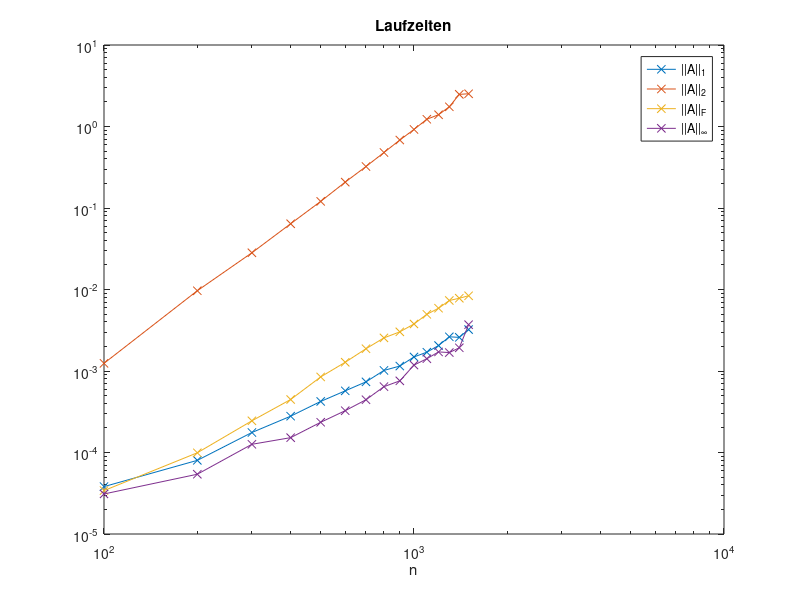

The MATLAB source for this figure:
v = 100:100:1500;
n = length(v);

tSpek = ones(n,1) * inf;
tFrob = ones(n,1) * inf;
tZeilen = ones(n,1) * inf;
tSpalten = ones(n,1) * inf;

for k=1:n
	A = randn( v(k) );
	
	%spektralnorm ||A||_1
	tic
		norm(A,2);
	tSpek(k,1) = toc;
	
	%spaltensummennorm ||A||_2	
	tic
		norm(A,1);
	tSpalten(k,1) = toc;


	%frobenius
	tic
		norm(A, 'fro' );
	tFrob(k,1) = toc;
	
	%zeilensummennorm
	tic
		norm(A, inf );
	tZeilen(k,1) = toc;
end


T=[tSpalten,tSpek,tFrob,tZeilen];

loglog(v,T.','x-');
title('Laufzeiten')
xlabel('n')
legend('||A||_1','||A||_2','||A||_F','||A||_{\infty}')
